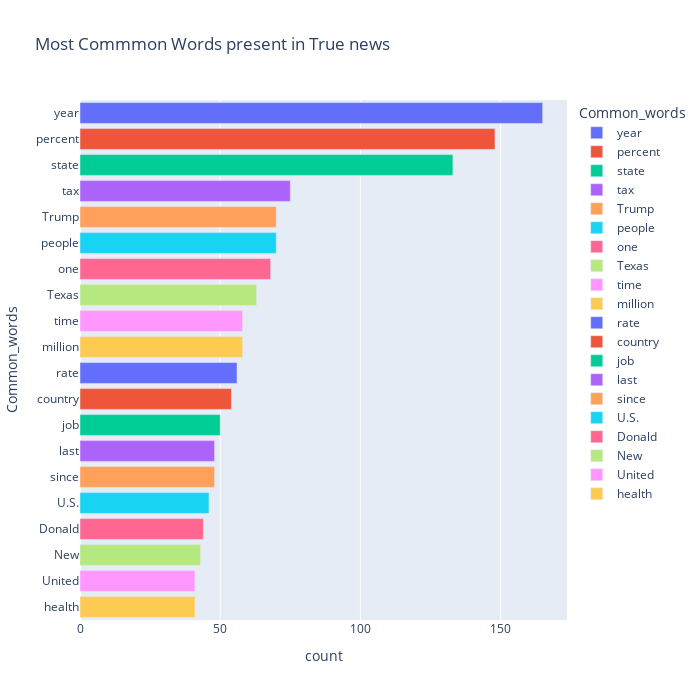

The notebook cell this image was saved under:
### Code cell
fig = px.bar(temp_true, x="count", y="Common_words", title='Most Commmon Words present in True news', orientation='h', 
             width=700, height=700,color='Common_words')
fig.show()

### Figure 1 — Plotly figure (JSON) as saved in the notebook; plotly's stock layout.template omitted (floating-point values rounded to 4 significant figures)
{"data": [{"alignmentgroup": "True", "hovertemplate": "Common_words=%{y}<br>count=%{x}<extra></extra>", "legendgroup": "year", "marker": {"color": "#636efa"}, "name": "year", "offsetgroup": "year", "orientation": "h", "showlegend": true, "textposition": "auto", "type": "bar", "x": [165], "xaxis": "x", "y": ["year"], "yaxis": "y"}, {"alignmentgroup": "True", "hovertemplate": "Common_words=%{y}<br>count=%{x}<extra></extra>", "legendgroup": "percent", "marker": {"color": "#EF553B"}, "name": "percent", "offsetgroup": "percent", "orientation": "h", "showlegend": true, "textposition": "auto", "type": "bar", "x": [148], "xaxis": "x", "y": ["percent"], "yaxis": "y"}, {"alignmentgroup": "True", "hovertemplate": "Common_words=%{y}<br>count=%{x}<extra></extra>", "legendgroup": "state", "marker": {"color": "#00cc96"}, "name": "state", "offsetgroup": "state", "orientation": "h", "showlegend": true, "textposition": "auto", "type": "bar", "x": [133], "xaxis": "x", "y": ["state"], "yaxis": "y"}, {"alignmentgroup": "True", "hovertemplate": "Common_words=%{y}<br>count=%{x}<extra></extra>", "legendgroup": "tax", "marker": {"color": "#ab63fa"}, "name": "tax", "offsetgroup": "tax", "orientation": "h", "showlegend": true, "textposition": "auto", "type": "bar", "x": [75], "xaxis": "x", "y": ["tax"], "yaxis": "y"}, {"alignmentgroup": "True", "hovertemplate": "Common_words=%{y}<br>count=%{x}<extra></extra>", "legendgroup": "Trump", "marker": {"color": "#FFA15A"}, "name": "Trump", "offsetgroup": "Trump", "orientation": "h", "showlegend": true, "textposition": "auto", "type": "bar", "x": [70], "xaxis": "x", "y": ["Trump"], "yaxis": "y"}, {"alignmentgroup": "True", "hovertemplate": "Common_words=%{y}<br>count=%{x}<extra></extra>", "legendgroup": "people", "marker": {"color": "#19d3f3"}, "name": "people", "offsetgroup": "people", "orientation": "h", "showlegend": true, "textposition": "auto", "type": "bar", "x": [70], "xaxis": "x", "y": ["people"], "yaxis": "y"}, {"alignmentgroup": "True", "hovertemplate": "Common_words=%{y}<br>count=%{x}<extra></extra>", "legendgroup": "one", "marker": {"color": "#FF6692"}, "name": "one", "offsetgroup": "one", "orientation": "h", "showlegend": true, "textposition": "auto", "type": "bar", "x": [68], "xaxis": "x", "y": ["one"], "yaxis": "y"}, {"alignmentgroup": "True", "hovertemplate": "Common_words=%{y}<br>count=%{x}<extra></extra>", "legendgroup": "Texas", "marker": {"color": "#B6E880"}, "name": "Texas", "offsetgroup": "Texas", "orientation": "h", "showlegend": true, "textposition": "auto", "type": "bar", "x": [63], "xaxis": "x", "y": ["Texas"], "yaxis": "y"}, {"alignmentgroup": "True", "hovertemplate": "Common_words=%{y}<br>count=%{x}<extra></extra>", "legendgroup": "time", "marker": {"color": "#FF97FF"}, "name": "time", "offsetgroup": "time", "orientation": "h", "showlegend": true, "textposition": "auto", "type": "bar", "x": [58], "xaxis": "x", "y": ["time"], "yaxis": "y"}, {"alignmentgroup": "True", "hovertemplate": "Common_words=%{y}<br>count=%{x}<extra></extra>", "legendgroup": "million", "marker": {"color": "#FECB52"}, "name": "million", "offsetgroup": "million", "orientation": "h", "showlegend": true, "textposition": "auto", "type": "bar", "x": [58], "xaxis": "x", "y": ["million"], "yaxis": "y"}, {"alignmentgroup": "True", "hovertemplate": "Common_words=%{y}<br>count=%{x}<extra></extra>", "legendgroup": "rate", "marker": {"color": "#636efa"}, "name": "rate", "offsetgroup": "rate", "orientation": "h", "showlegend": true, "textposition": "auto", "type": "bar", "x": [56], "xaxis": "x", "y": ["rate"], "yaxis": "y"}, {"alignmentgroup": "True", "hovertemplate": "Common_words=%{y}<br>count=%{x}<extra></extra>", "legendgroup": "country", "marker": {"color": "#EF553B"}, "name": "country", "offsetgroup": "country", "orientation": "h", "showlegend": true, "textposition": "auto", "type": "bar", "x": [54], "xaxis": "x", "y": ["country"], "yaxis": "y"}, {"alignmentgroup": "True", "hovertemplate": "Common_words=%{y}<br>count=%{x}<extra></extra>", "legendgroup": "job", "marker": {"color": "#00cc96"}, "name": "job", "offsetgroup": "job", "orientation": "h", "showlegend": true, "textposition": "auto", "type": "bar", "x": [50], "xaxis": "x", "y": ["job"], "yaxis": "y"}, {"alignmentgroup": "True", "hovertemplate": "Common_words=%{y}<br>count=%{x}<extra></extra>", "legendgroup": "last", "marker": {"color": "#ab63fa"}, "name": "last", "offsetgroup": "last", "orientation": "h", "showlegend": true, "textposition": "auto", "type": "bar", "x": [48], "xaxis": "x", "y": ["last"], "yaxis": "y"}, {"alignmentgroup": "True", "hovertemplate": "Common_words=%{y}<br>count=%{x}<extra></extra>", "legendgroup": "since", "marker": {"color": "#FFA15A"}, "name": "since", "offsetgroup": "since", "orientation": "h", "showlegend": true, "textposition": "auto", "type": "bar", "x": [48], "xaxis": "x", "y": ["since"], "yaxis": "y"}, {"alignmentgroup": "True", "hovertemplate": "Common_words=%{y}<br>count=%{x}<extra></extra>", "legendgroup": "U.S.", "marker": {"color": "#19d3f3"}, "name": "U.S.", "offsetgroup": "U.S.", "orientation": "h", "showlegend": true, "textposition": "auto", "type": "bar", "x": [46], "xaxis": "x", "y": ["U.S."], "yaxis": "y"}, {"alignmentgroup": "True", "hovertemplate": "Common_words=%{y}<br>count=%{x}<extra></extra>", "legendgroup": "Donald", "marker": {"color": "#FF6692"}, "name": "Donald", "offsetgroup": "Donald", "orientation": "h", "showlegend": true, "textposition": "auto", "type": "bar", "x": [44], "xaxis": "x", "y": ["Donald"], "yaxis": "y"}, {"alignmentgroup": "True", "hovertemplate": "Common_words=%{y}<br>count=%{x}<extra></extra>", "legendgroup": "New", "marker": {"color": "#B6E880"}, "name": "New", "offsetgroup": "New", "orientation": "h", "showlegend": true, "textposition": "auto", "type": "bar", "x": [43], "xaxis": "x", "y": ["New"], "yaxis": "y"}, {"alignmentgroup": "True", "hovertemplate": "Common_words=%{y}<br>count=%{x}<extra></extra>", "legendgroup": "United", "marker": {"color": "#FF97FF"}, "name": "United", "offsetgroup": "United", "orientation": "h", "showlegend": true, "textposition": "auto", "type": "bar", "x": [41], "xaxis": "x", "y": ["United"], "yaxis": "y"}, {"alignmentgroup": "True", "hovertemplate": "Common_words=%{y}<br>count=%{x}<extra></extra>", "legendgroup": "health", "marker": {"color": "#FECB52"}, "name": "health", "offsetgroup": "health", "orientation": "h", "showlegend": true, "textposition": "auto", "type": "bar", "x": [41], "xaxis": "x", "y": ["health"], "yaxis": "y"}], "layout": {"barmode": "relative", "height": 700, "legend": {"title": {"text": "Common_words"}, "tracegroupgap": 0}, "title": {"text": "Most Commmon Words present in True news"}, "width": 700, "xaxis": {"anchor": "y", "domain": [0, 1], "title": {"text": "count"}}, "yaxis": {"anchor": "x", "categoryarray": ["health", "United", "New", "Donald", "U.S.", "since", "last", "job", "country", "rate", "million", "time", "Texas", "one", "people", "Trump", "tax", "state", "percent", "year"], "categoryorder": "array", "domain": [0, 1], "title": {"text": "Common_words"}}}}
